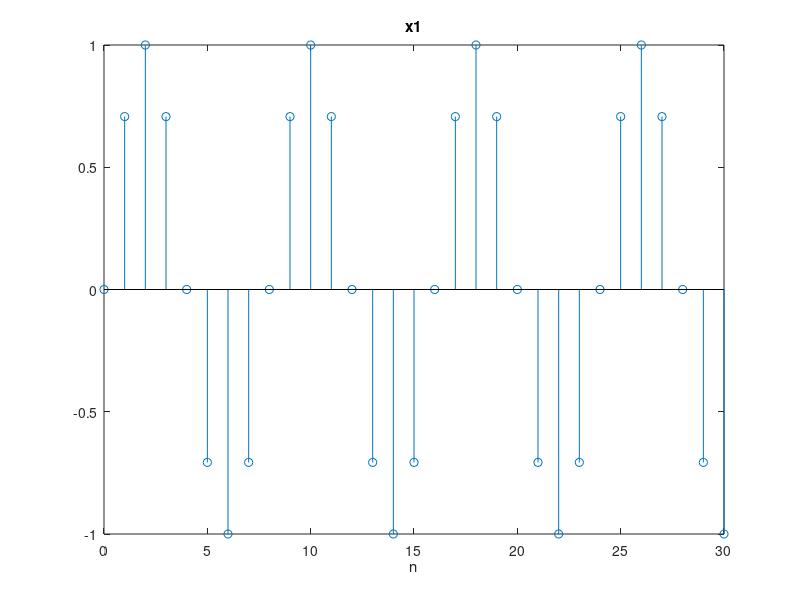
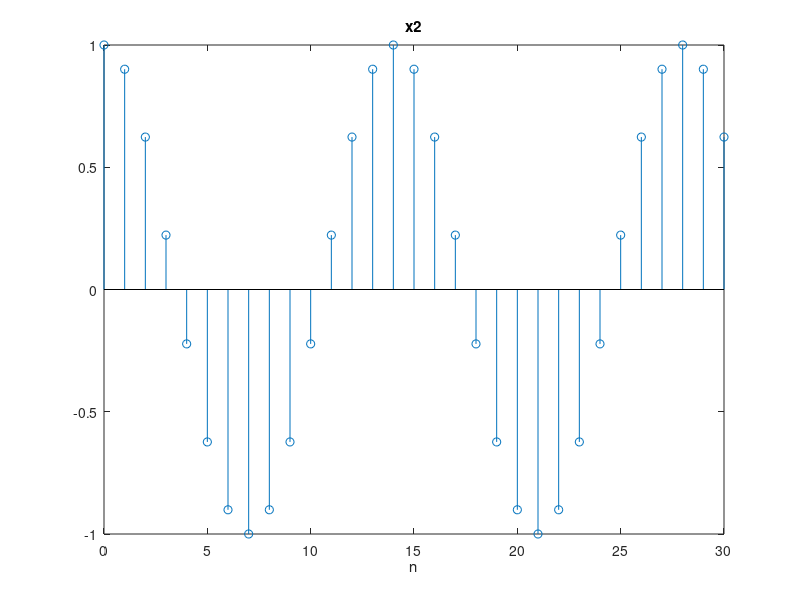
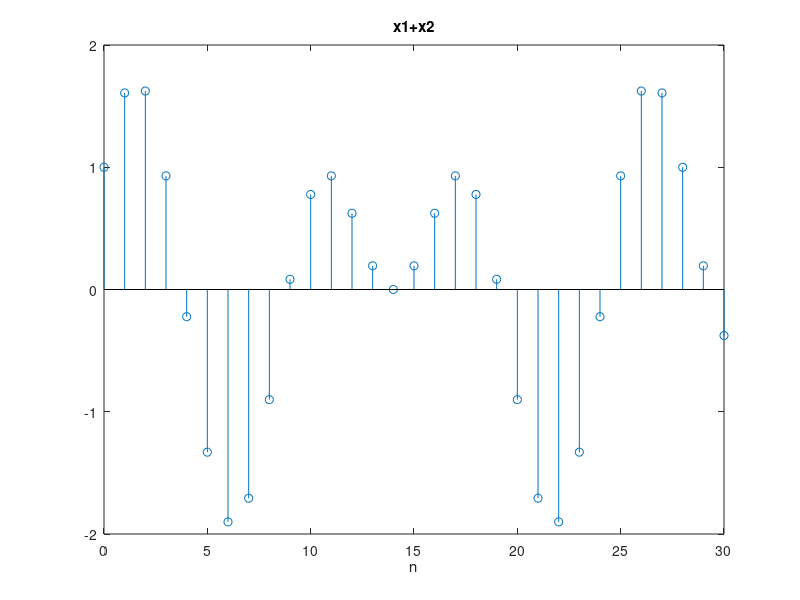
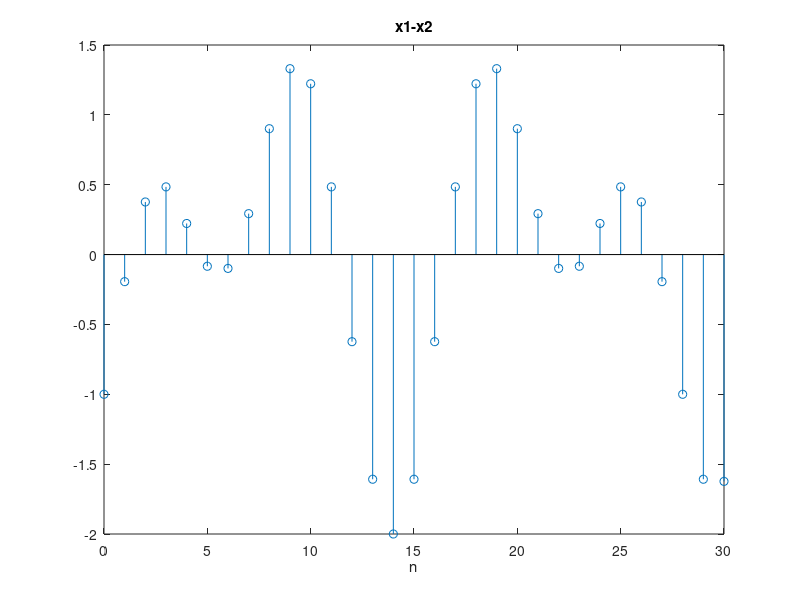

These figures' MATLAB source, in order:
%% Ejercicio 5: operaciones aritméticas con señales

x1=sin((pi/4)*[0:30]);
x2=cos((pi/7)*[0:30]);

y1=x1+x2;
y2=x1-x2;
y3=x1.*x2;
y4=x1./x2;
y5=2*x1;
y6=x1.^x2;

n=[0:30];

figure(1);
stem(n,x1);
title('x1');
xlabel('n');

figure(2);
stem(n,x2);
title('x2');
xlabel('n');

figure(3);
stem(n,y1);
title('x1+x2');
xlabel('n');

figure(4);
stem(n,y2);
title('x1-x2');
xlabel('n');

figure(5);
stem(n,y3);
title('x1.*x2');
xlabel('n');

figure(6);
stem(n,y4);
title('x1./x2');
xlabel('n');

figure(7);
stem(n,y5);
title('2*x1');
xlabel('n');

figure(8);
stem(n,y6);
title('x1 elevado a x2');
xlabel('n');
